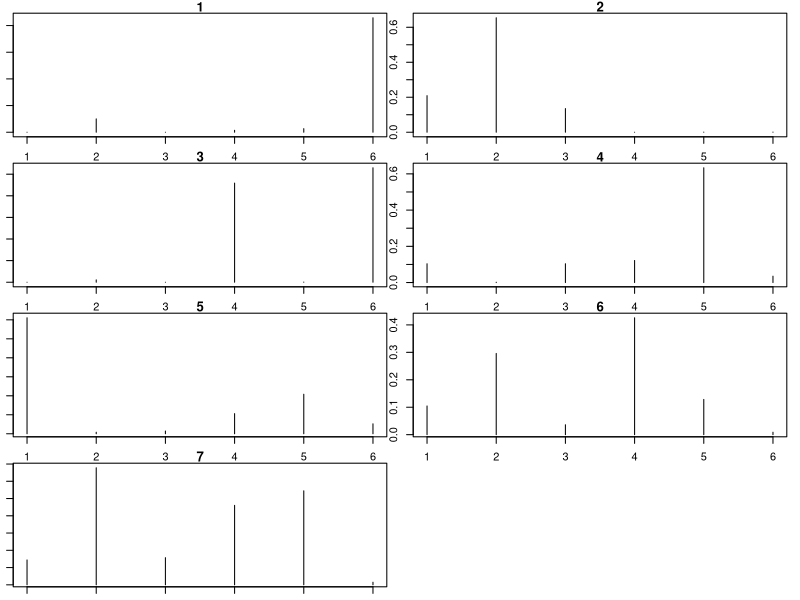
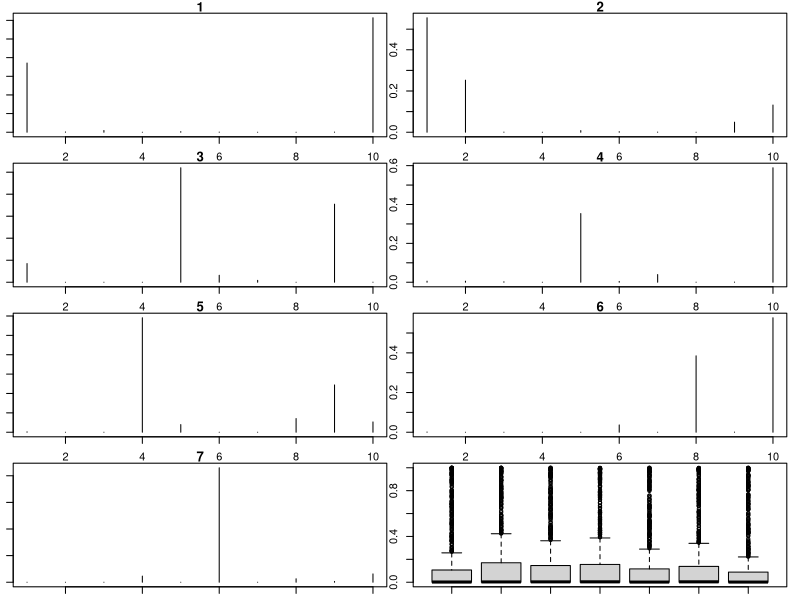
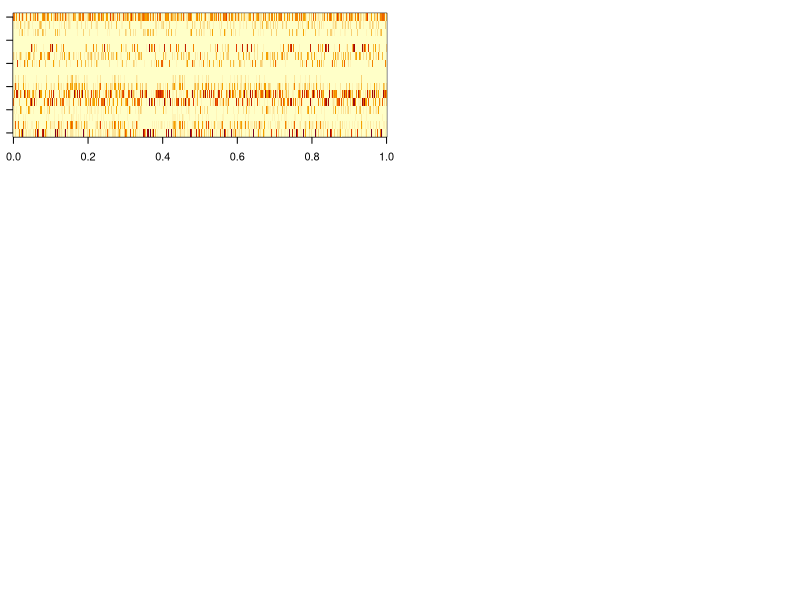

The R source for these figures, in order: (Note: this script raises an error after producing the figures.)
rm(list=ls(all=TRUE))
library('MCMCpack')
set.seed(101)

#basic settings
ntsegm.ind=20 #number of time segments per individual
nind=40
nbehavior=7
b1=6
b2=10
nobs.tsegm=100 #number of observations per time segment

#get parameters
phi1.true=phi1=rdirichlet(nbehavior,alpha=rep(0.1,b1))
phi2.true=phi2=rdirichlet(nbehavior,alpha=rep(0.1,b2))
theta.true=theta=rdirichlet(ntsegm.ind*nind,alpha=rep(0.1,nbehavior))

#make sure that behaviors are not too similar
for (i in 1:(nbehavior-1)){
  for (j in (i+1):nbehavior){
    #phi1
    tmp=phi1.true[c(i,j),]
    tmp1=cor(t(tmp))[1,2]
    if (tmp1>0.9) phi1.true[j,]=rdirichlet(1,alpha=rep(0.5,b1))
    
    #phi2
    tmp=phi2.true[c(i,j),]
    tmp1=cor(t(tmp))[1,2]
    if (tmp1>0.9) phi2.true[j,]=rdirichlet(1,alpha=rep(0.5,b2))
  }
}

#look at these parameters
par(mfrow=c(ceiling(nbehavior/2),2),mar=rep(1,4))
for (i in 1:nbehavior) plot(phi1.true[i,],type='h',main=i)
par(mfrow=c(ceiling(nbehavior/2),2),mar=rep(1,4))
for (i in 1:nbehavior) plot(phi2.true[i,],type='h',main=i)
boxplot(theta)
apply(theta>0.95,2,mean)

#generate data
oo=1
y1=matrix(0,ntsegm.ind*nind,b1)
y2=matrix(0,ntsegm.ind*nind,b2)
info=matrix(0,ntsegm.ind*nind,2)
z2.true=z1.true=matrix(0,ntsegm.ind*nind,nbehavior)
z1.agg.true=array(NA,dim=c(ntsegm.ind*nind,b1,nbehavior))
z2.agg.true=array(NA,dim=c(ntsegm.ind*nind,b2,nbehavior))

for (i in 1:nind){
  for (t in 1:ntsegm.ind){
    z1=rmultinom(1,size=nobs.tsegm,prob=theta[oo,])
    z1.true[oo,]=z1
    z2=rmultinom(1,size=nobs.tsegm,prob=theta[oo,])
    z2.true[oo,]=z1
    
    for (k in 1:nbehavior){
      z1.agg.true[oo,,k]=rmultinom(1,size=z1[k],prob=phi1[k,])
      z2.agg.true[oo,,k]=rmultinom(1,size=z2[k],prob=phi2[k,])
    }
    info[oo,]=c(i,t)
    oo=oo+1
  }
}
y1=apply(z1.agg.true,1:2,sum)
y2=apply(z2.agg.true,1:2,sum)

colnames(y1)=paste0('y1','_',1:b1)
colnames(y2)=paste0('y2','_',1:b2)
colnames(info)=c('ind.id','tsegm')
fim=cbind(info,y1,y2)
image(cbind(y1,y2))

#export fake data
setwd('U:\\GIT_models\\git_LDA_behavior')
write.csv(fim,'fake data.csv',row.names=F)
